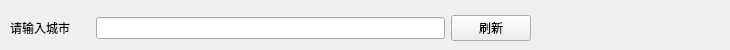
         <widget class="QWidget" name="pageSearchWidget" native="true">
          <property name="maximumSize">
           <size>
            <width>16777215</width>
            <height>50</height>
           </size>
          </property>
          <widget class="QWidget" name="layoutWidget2">
           <property name="geometry">
            <rect>
             <x>10</x>
             <y>10</y>
             <width>521</width>
             <height>36</height>
            </rect>
           </property>
           <layout class="QHBoxLayout" name="weatherLayout">
            <item>
             <widget class="QLabel" name="locationLabel">
              <property name="text">
               <string>请输入城市</string>
              </property>
             </widget>
            </item>
            <item>
             <spacer name="horizontalSpacer">
              <property name="orientation">
               <enum>Qt::Orientation::Horizontal</enum>
              </property>
              <property name="sizeType">
               <enum>QSizePolicy::Policy::Preferred</enum>
              </property>
              <property name="sizeHint" stdset="0">
               <size>
                <width>20</width>
                <height>20</height>
               </size>
              </property>
             </spacer>
            </item>
            <item>
             <widget class="QLineEdit" name="locationLineEdit"/>
            </item>
            <item>
             <widget class="QPushButton" name="updateWeatherButton">
              <property name="text">
               <string>刷新</string>
              </property>
             </widget>
            </item>
           </layout>
          </widget>
          <widget class="QLabel" name="updateTime2Label">
           <property name="geometry">
            <rect>
             <x>550</x>
             <y>20</y>
             <width>171</width>
             <height>20</height>
            </rect>
           </property>
           <property name="font">
            <font>
             <pointsize>8</pointsize>
            </font>
           </property>
           <property name="text">
            <string/>
           </property>
          </widget>
         </widget>
